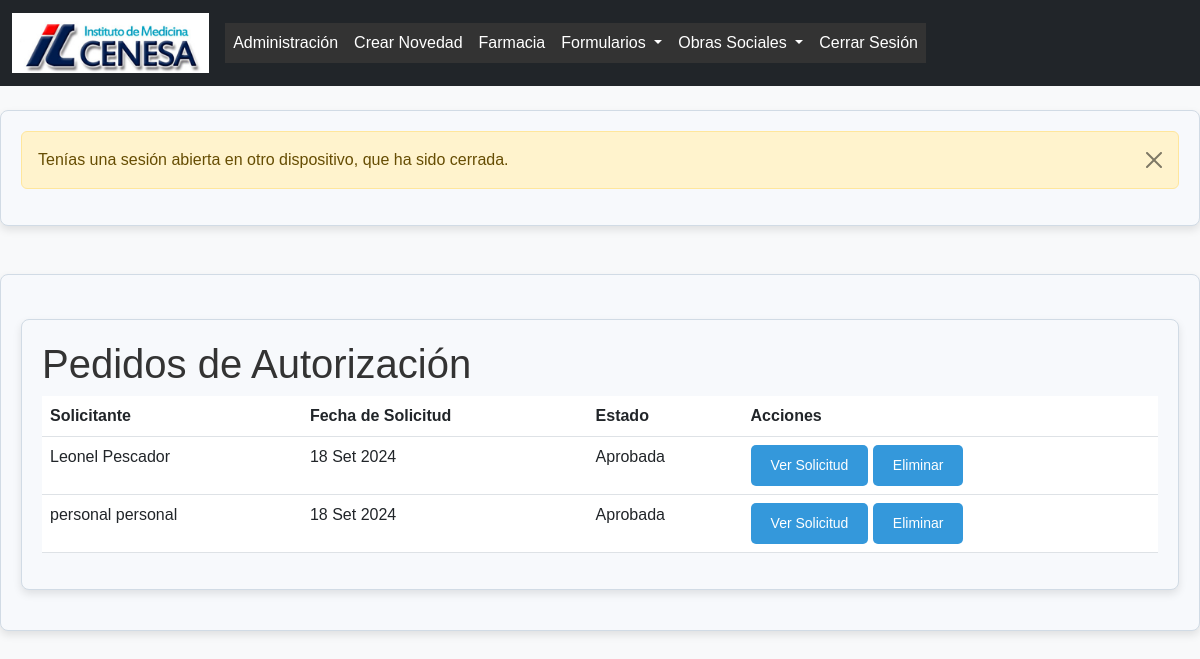
The page /pedidos/ (signed in) on the database its author committed.
### formularios/models.py (models this page shows, shortened)
class PedidoAutorizacion(models.Model):
    SOLICITUD_PENDIENTE = 'pendiente'
    SOLICITUD_APROBADA = 'aprobada'
    SOLICITUD_RECHAZADA = 'rechazada'
    ESTADO_CHOICES = [
        (SOLICITUD_PENDIENTE, 'Pendiente'),
        (SOLICITUD_APROBADA, 'Aprobada'),
        (SOLICITUD_RECHAZADA, 'Rechazada'),
    ]
    usuario = models.ForeignKey(User, on_delete=models.CASCADE, null=True, blank=True)# Vincula con el usuario autenticado
    nombre_solicitante = models.CharField(max_length=255)
    fecha_solicitud = models.DateTimeField(auto_now_add=True)
    pdf_solicitud = models.FileField(upload_to='pdf/solicitudes/')
    estado = models.CharField(max_length=20, choices=ESTADO_CHOICES, default=SOLICITUD_PENDIENTE)
    comentarios = models.TextField(blank=True, null=True)

### formularios/views.py (the view)
# urls.py: path('pedidos/', views.listar_pedidos_autorizacion, name='listar_pedidos_autorizacion'),
@login_required
def listar_pedidos_autorizacion(request):
    if request.user.is_staff:
        pedidos = PedidoAutorizacion.objects.all()  # Mostrar todos los pedidos
    else:
        pedidos = PedidoAutorizacion.objects.filter(usuario=request.user)  # Mostrar solo los pedidos del usuario actual
    return render(request, 'solicitar/listar_pedidos_autorizacion.html', {'pedidos': pedidos})

### formularios/templates/solicitar/listar_pedidos_autorizacion.html (shortened to what this page needs)
{% extends 'base.html' %}
{% block content %}
    <div class="container mt-4">
        <h1>Pedidos de Autorización</h1>
        {% if pedidos %}
        <table class="table">
            <thead>
                <tr>
                    <th>Solicitante</th>
                    <th>Fecha de Solicitud</th>
                    <th>Estado</th>
                    <th>Acciones</th>
                </tr>
            </thead>
            <tbody>
                {% for pedido in pedidos %}
                <tr>
                    <td>{{ pedido.nombre_solicitante }}</td>
                    <td>{{ pedido.fecha_solicitud|date:"d M Y" }}</td>
                    <td>{{ pedido.get_estado_display }}</td>
                    <td>
                        <a href="{% url 'ver_pedido_autorizacion' pedido.id %}" class="btn btn-info">Ver Solicitud</a>
                        {% if user.is_staff %}
                        <a href="{% url 'eliminar_pedido_autorizacion' pedido.id %}" class="btn btn-warning" onclick="return confirm('¿Estás seguro de que deseas eliminar esta solicitud? Esta acción no se puede deshacer.')">Eliminar</a>
                        {% endif %}
                    </td>
                </tr>
                {% endfor %}
            </tbody>
        </table>
        {% else %}
        <div class="alert alert-warning">No hay pedidos de autorización.</div>
        {% endif %}
    </div>
{% endblock %}

### formularios/static/css/styles.css (style rules this page uses)
body { font-family: 'Poppins', sans-serif; background-color: #f8f9fa; color: #333; margin: 0; padding: 0; }
.container { background-color: #f7f9fc; border: 1px solid #d1dbe5; border-radius: 8px; box-shadow: 0 4px 8px rgba(0, 0, 0, 0.1); padding: 20px; margin: 20px auto; max-width: 1200px; }
.btn { background-color: #3498db; color: #fff; padding: 10px 20px; border-radius: 5px; border: none; cursor: pointer; font-size: 14px; text-align: center; text-decoration: none; display: inline-block; transition: background-color 0.3s ease; }
html, body { height: 100%; }

### rows shown on the page
PedidoAutorizacion: nombre_solicitante "Leonel Pescador", fecha_solicitud "18 Set 2024", estado "Aprobada"
PedidoAutorizacion: nombre_solicitante "personal personal", fecha_solicitud "18 Set 2024", estado "Aprobada"

### other values the page prints
{{ message }} "Tenías una sesión abierta en otro dispositivo, que ha sido cerrada."
